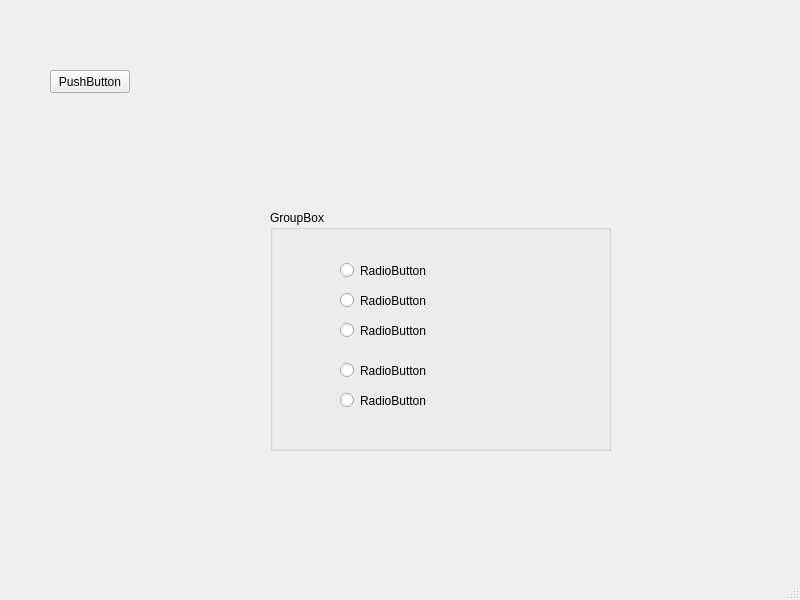
<?xml version="1.0" encoding="UTF-8"?>
<ui version="4.0">
 <class>MainWindow</class>
 <widget class="QMainWindow" name="MainWindow">
  <property name="geometry">
   <rect>
    <x>0</x>
    <y>0</y>
    <width>800</width>
    <height>600</height>
   </rect>
  </property>
  <property name="windowTitle">
   <string>MainWindow</string>
  </property>
  <widget class="QWidget" name="centralwidget">
   <widget class="QPushButton" name="pushButton">
    <property name="geometry">
     <rect>
      <x>50</x>
      <y>70</y>
      <width>80</width>
      <height>23</height>
     </rect>
    </property>
    <property name="text">
     <string>PushButton</string>
    </property>
   </widget>
   <widget class="QGroupBox" name="groupBox">
    <property name="geometry">
     <rect>
      <x>270</x>
      <y>210</y>
      <width>341</width>
      <height>241</height>
     </rect>
    </property>
    <property name="title">
     <string>GroupBox</string>
    </property>
    <widget class="QRadioButton" name="radioButton">
     <property name="geometry">
      <rect>
       <x>70</x>
       <y>50</y>
       <width>96</width>
       <height>21</height>
      </rect>
     </property>
     <property name="text">
      <string>RadioButton</string>
     </property>
    </widget>
    <widget class="QRadioButton" name="radioButton_2">
     <property name="geometry">
      <rect>
       <x>70</x>
       <y>110</y>
       <width>96</width>
       <height>21</height>
      </rect>
     </property>
     <property name="text">
      <string>RadioButton</string>
     </property>
    </widget>
    <widget class="QRadioButton" name="radioButton_3">
     <property name="geometry">
      <rect>
       <x>70</x>
       <y>80</y>
       <width>96</width>
       <height>21</height>
      </rect>
     </property>
     <property name="text">
      <string>RadioButton</string>
     </property>
    </widget>
    <widget class="QRadioButton" name="radioButton_4">
     <property name="geometry">
      <rect>
       <x>70</x>
       <y>180</y>
       <width>96</width>
       <height>21</height>
      </rect>
     </property>
     <property name="text">
      <string>RadioButton</string>
     </property>
    </widget>
    <widget class="QRadioButton" name="radioButton_5">
     <property name="geometry">
      <rect>
       <x>70</x>
       <y>150</y>
       <width>96</width>
       <height>21</height>
      </rect>
     </property>
     <property name="text">
      <string>RadioButton</string>
     </property>
    </widget>
   </widget>
  </widget>
  <widget class="QMenuBar" name="menubar">
   <property name="geometry">
    <rect>
     <x>0</x>
     <y>0</y>
     <width>800</width>
     <height>20</height>
    </rect>
   </property>
  </widget>
  <widget class="QStatusBar" name="statusbar"/>
 </widget>
 <resources/>
 <connections/>
</ui>
